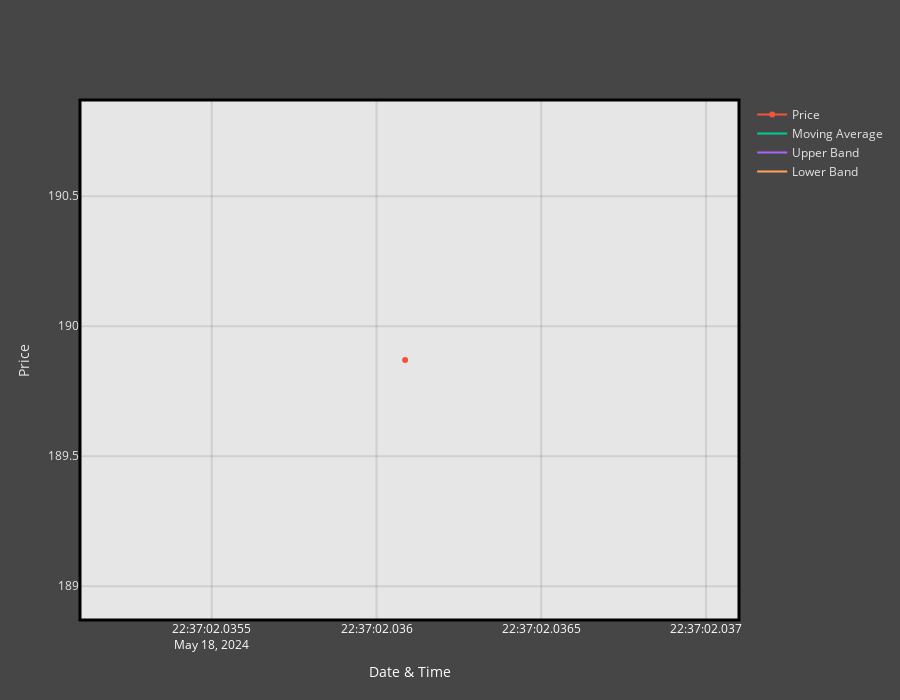

Notebook source saved alongside this figure:
### Code cell
AAPL_Fig = AAPL_Bot.Plotting()

### Figure 1 — Plotly figure (JSON) as saved in the notebook; plotly's stock layout.template omitted (floating-point values rounded to 4 significant figures)
{"data": [{"marker": {"color": [], "size": 20, "symbol": []}, "mode": "markers", "name": "Buys + Sells", "type": "scatter", "x": [], "y": []}, {"mode": "lines+markers", "name": "Price", "type": "scatter", "x": ["2024-05-18T22:37:02.036087+01:00"], "y": [189.9]}, {"mode": "lines", "name": "Moving Average", "type": "scatter", "x": ["2024-05-18T22:37:02.036087+01:00"], "y": [null]}, {"mode": "lines", "name": "Upper Band", "type": "scatter", "x": ["2024-05-18T22:37:02.036087+01:00"], "y": [null]}, {"mode": "lines", "name": "Lower Band", "type": "scatter", "x": ["2024-05-18T22:37:02.036087+01:00"], "y": [null]}, {"close": [], "high": [], "low": [], "name": "OHLC", "open": [], "type": "candlestick", "x": []}], "layout": {"height": 700, "legend": {"font": {"color": "rgba(230,230,230,1)"}}, "paper_bgcolor": "rgba(70,70,70,1)", "plot_bgcolor": "rgba(230,230,230,1)", "shapes": [{"line": {"color": "black", "width": 3}, "type": "rect", "x0": 0, "x1": 1, "xref": "paper", "y0": 0, "y1": 1, "yref": "paper"}], "xaxis": {"gridcolor": "rgba(0,0,0,0.1)", "gridwidth": 2, "rangeslider": {"visible": false}, "tickfont": {"color": "white"}, "title": {"font": {"color": "white"}, "text": "Date & Time"}}, "yaxis": {"gridcolor": "rgba(0,0,0,0.1)", "gridwidth": 2, "tickfont": {"color": "rgba(230,230,230,1)"}, "title": {"font": {"color": "rgba(230,230,230,1)"}, "text": "Price"}}}}
